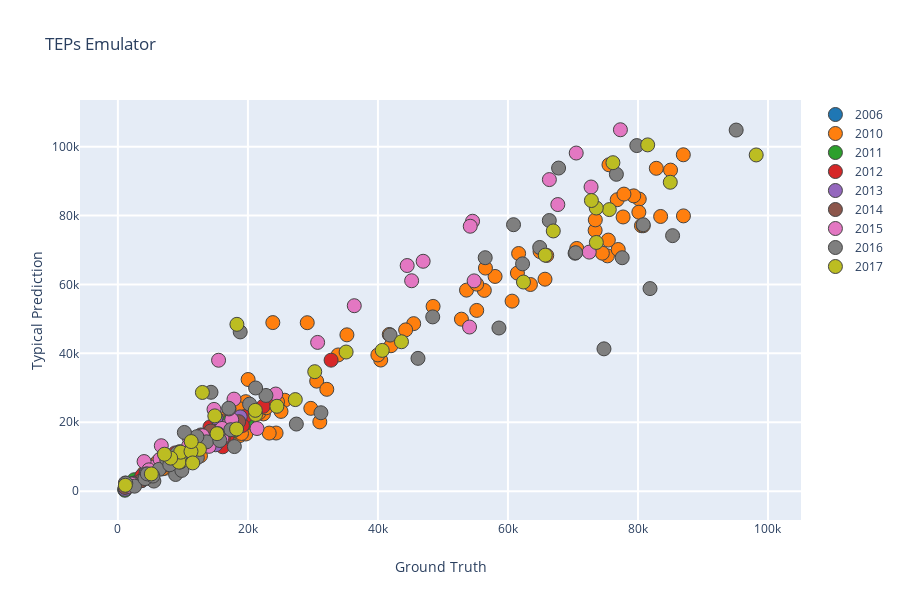

Notebook cell for this chart:
### Markdown cell above
### TEPs Emulator

### Code cell
make_ploty_scatter(teps_aadt, 'TEPs Emulator')
